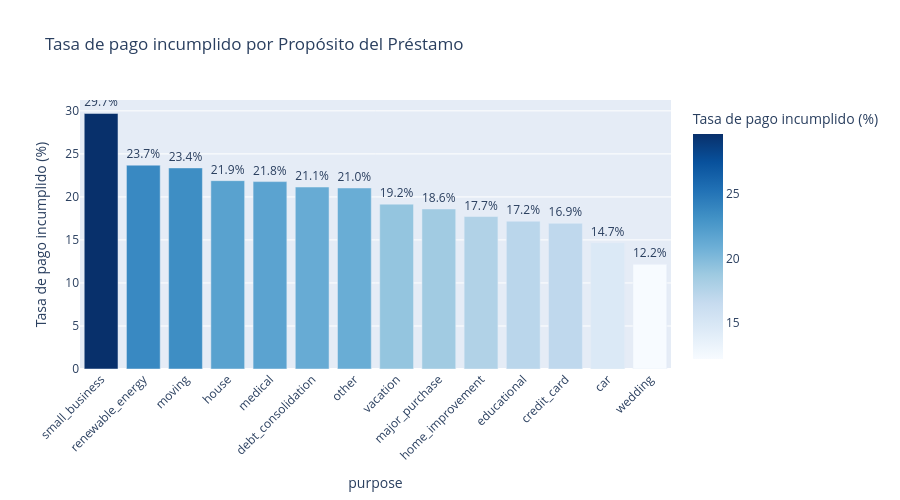

The notebook cell saved with this chart:
### Markdown cell above
### **Relacion entre el proposito y pago de credito**

### Code cell
import plotly.express as px

tasa = df_va.groupby('purpose')['default'].mean().mul(100).round(2).sort_values(ascending=False).reset_index()
tasa.columns = ['purpose', 'Tasa de pago incumplido (%)']

fig = px.bar(
    tasa,
    x='purpose',
    y='Tasa de pago incumplido (%)',
    title='Tasa de pago incumplido por Propósito del Préstamo',
    color='Tasa de pago incumplido (%)',
    color_continuous_scale='Blues',
    text='Tasa de pago incumplido (%)'
)

fig.update_traces(texttemplate='%{text:.1f}%', textposition='outside')
fig.update_layout(xaxis_tickangle=-45, width=900, height=500)
fig.show()

### Figure 1 — Plotly figure (JSON) as saved in the notebook; plotly's stock layout.template omitted (floating-point values rounded to 4 significant figures)
{"data": [{"hovertemplate": "purpose=%{x}<br>Tasa de pago incumplido (%)=%{marker.color}<extra></extra>", "legendgroup": "", "marker": {"color": [29.7, 23.69, 23.37, 21.89, 21.78, 21.15, 21.04, 19.16, 18.6, 17.72, 17.18, 16.93, 14.67, 12.16], "coloraxis": "coloraxis", "pattern": {"shape": ""}}, "name": "", "orientation": "v", "showlegend": false, "text": [29.7, 23.69, 23.37, 21.89, 21.78, 21.15, 21.04, 19.16, 18.6, 17.72, 17.18, 16.93, 14.67, 12.16], "textposition": "outside", "texttemplate": "%{text:.1f}%", "type": "bar", "x": ["small_business", "renewable_energy", "moving", "house", "medical", "debt_consolidation", "other", "vacation", "major_purchase", "home_improvement", "educational", "credit_card", "car", "wedding"], "xaxis": "x", "y": [29.7, 23.69, 23.37, 21.89, 21.78, 21.15, 21.04, 19.16, 18.6, 17.72, 17.18, 16.93, 14.67, 12.16], "yaxis": "y"}], "layout": {"barmode": "relative", "coloraxis": {"colorbar": {"title": {"text": "Tasa de pago incumplido (%)"}}, "colorscale": [[0, "rgb(247,251,255)"], [0.125, "rgb(222,235,247)"], [0.25, "rgb(198,219,239)"], [0.375, "rgb(158,202,225)"], [0.5, "rgb(107,174,214)"], [0.625, "rgb(66,146,198)"], [0.75, "rgb(33,113,181)"], [0.875, "rgb(8,81,156)"], [1, "rgb(8,48,107)"]]}, "height": 500, "legend": {"tracegroupgap": 0}, "title": {"text": "Tasa de pago incumplido por Propósito del Préstamo"}, "width": 900, "xaxis": {"anchor": "y", "domain": [0, 1], "tickangle": -45, "title": {"text": "purpose"}}, "yaxis": {"anchor": "x", "domain": [0, 1], "title": {"text": "Tasa de pago incumplido (%)"}}}}
